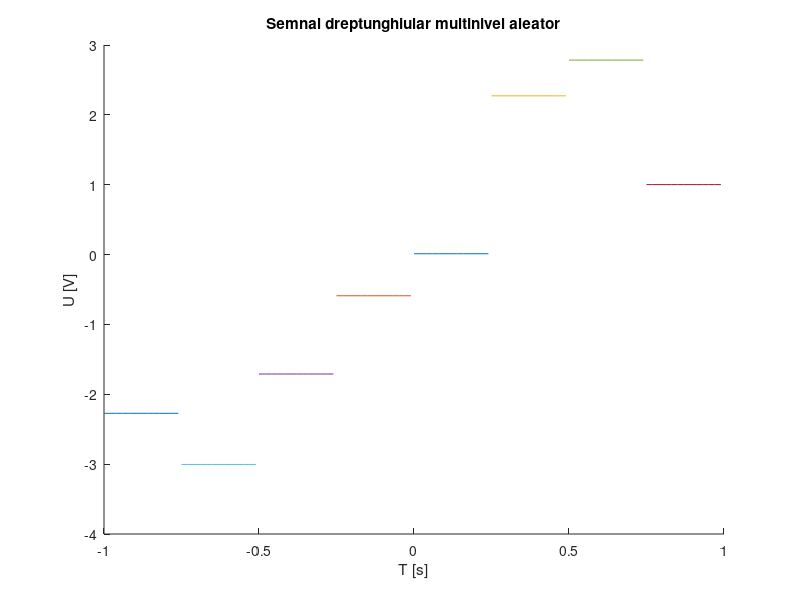

The MATLAB source for this figure:
hold on; 
%rezolutie temporara de 20ms
r1=rand(1);
r2=rand(1);
r3=rand(1);
r4=rand(1);
r5=rand(1);
r6=rand(1);
r7=rand(1);
r8=rand(1);
t=0:.02:0.25;
x1=r1*square(2*pi*4*t,100);
x2=-r2*square(2*pi*4*t,100);
x3=3*r3*square(2*pi*4*t,100);
x4=-3*r4*square(2*pi*4*t,100);
x5=5*r5*square(2*pi*4*t,100);
x6=-5*r6*square(2*pi*4*t,100);
x7=7*r7*square(2*pi*4*t,100);
x8=-7*r8*square(2*pi*4*t,100);
plot(t,x1);
plot(t-0.25,x2);
plot(t+0.25,x3);
plot(t-0.5,x4);
plot(t+0.5,x5);
plot(t-0.75,x6);
plot(t+0.75,x7);
plot(t-1,x8);
xlabel('T [s]')
ylabel('U [V]')
title('Semnal dreptunghiular multinivel aleator')